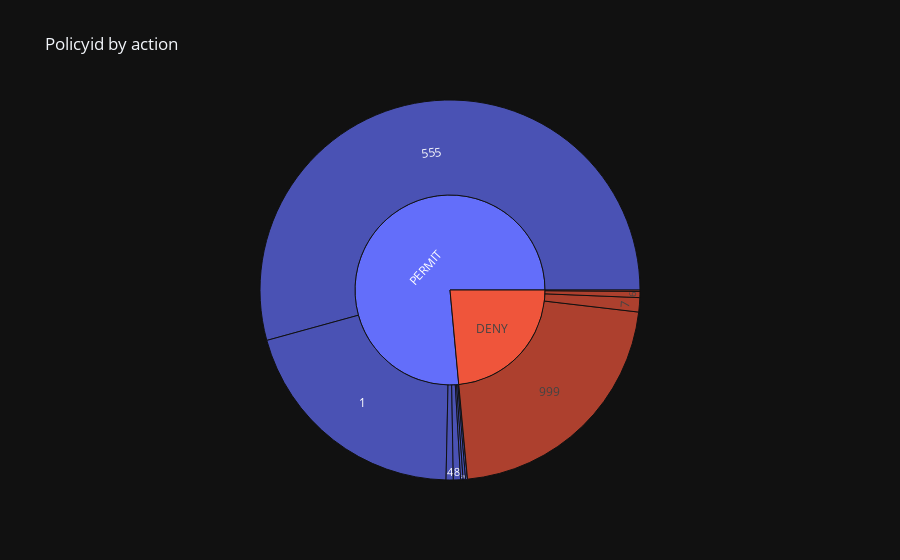

Notebook cell for this chart:
### Markdown cell above
## Top Rules by action
Here we want to know what rule define the permission or denied access.

### Code cell
action_sunburst = px.sunburst(df_action, path=['action', 'policyid'], values='counts', title='Policyid by action')

action_sunburst.update_layout(
template='plotly_dark')

action_sunburst.show()

### Figure 1 — Plotly figure (JSON) as saved in the notebook; plotly's stock layout.template omitted (floating-point values rounded to 4 significant figures)
{"data": [{"branchvalues": "total", "domain": {"x": [0, 1], "y": [0, 1]}, "hovertemplate": "labels=%{label}<br>counts=%{value}<br>parent=%{parent}<br>id=%{id}<extra></extra>", "ids": ["PERMIT/1", "PERMIT/11", "PERMIT/2", "PERMIT/4", "DENY/5", "PERMIT/555", "DENY/6", "DENY/7", "PERMIT/777", "PERMIT/8", "PERMIT/9", "DENY/999", "DENY", "PERMIT"], "labels": ["1", "11", "2", "4", "5", "555", "6", "7", "777", "8", "9", "999", "DENY", "PERMIT"], "name": "", "parents": ["PERMIT", "PERMIT", "PERMIT", "PERMIT", "DENY", "PERMIT", "DENY", "DENY", "PERMIT", "PERMIT", "PERMIT", "DENY", "", ""], "type": "sunburst", "values": [203912, 1614, 2093, 6122, 1188, 542741, 5213, 12150, 18, 6116, 2093, 216738, 235289, 764709]}], "layout": {"legend": {"tracegroupgap": 0}, "title": {"text": "Policyid by action"}}}
